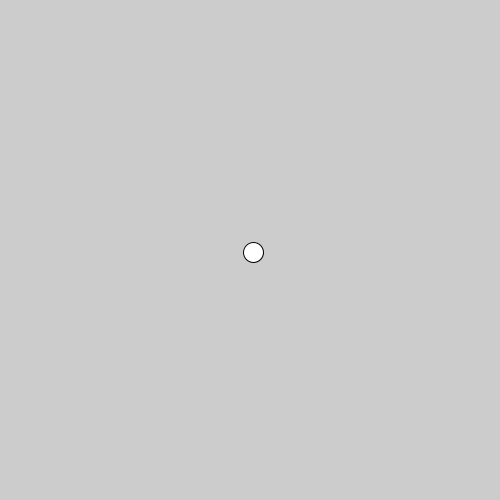
Frame 1 (no input)
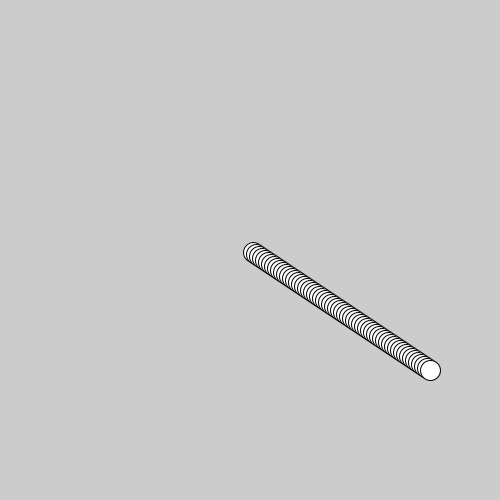
Frame 60 (the mouse pressed at the canvas centre just before this capture)
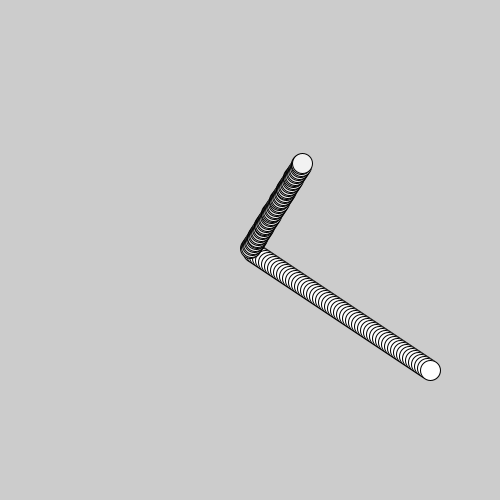
Frame 120 (the mouse held since frame 60 and released just before this capture)

The Processing sketch that drew these frames (run headless with seeded random() and noise(); from frame 60 on, the mouse is pressed at the canvas centre):

// Processing sketch: sketch_160215_if_rebond
// ── sketch_160215_if_rebond.pde
float x = 250;
float y = 250;
float vx = 3; // vitesse de déplacement en x
float vy = 2; // vitesee de déplacement en y

void setup()
{
  size(500,500);
}

void draw()
{
  x = x+vx;
  y = y+vy;
  if ( x > 500)
  {
    vx = -vx;
  }
  if ( x < 0 )
  {
    vx = -vx;
  }
  if (y > 500)
  {
    vy = -vy;
  }
  if (y<0)
  {
    vy = -vy;
  }
  ellipse(x,y,20,20);
}

void mousePressed()
{
  x = 250;
  y = 250;
  vx = random(-3,3);
  vy = random(-3,3);
  fill( random(255) );
}
